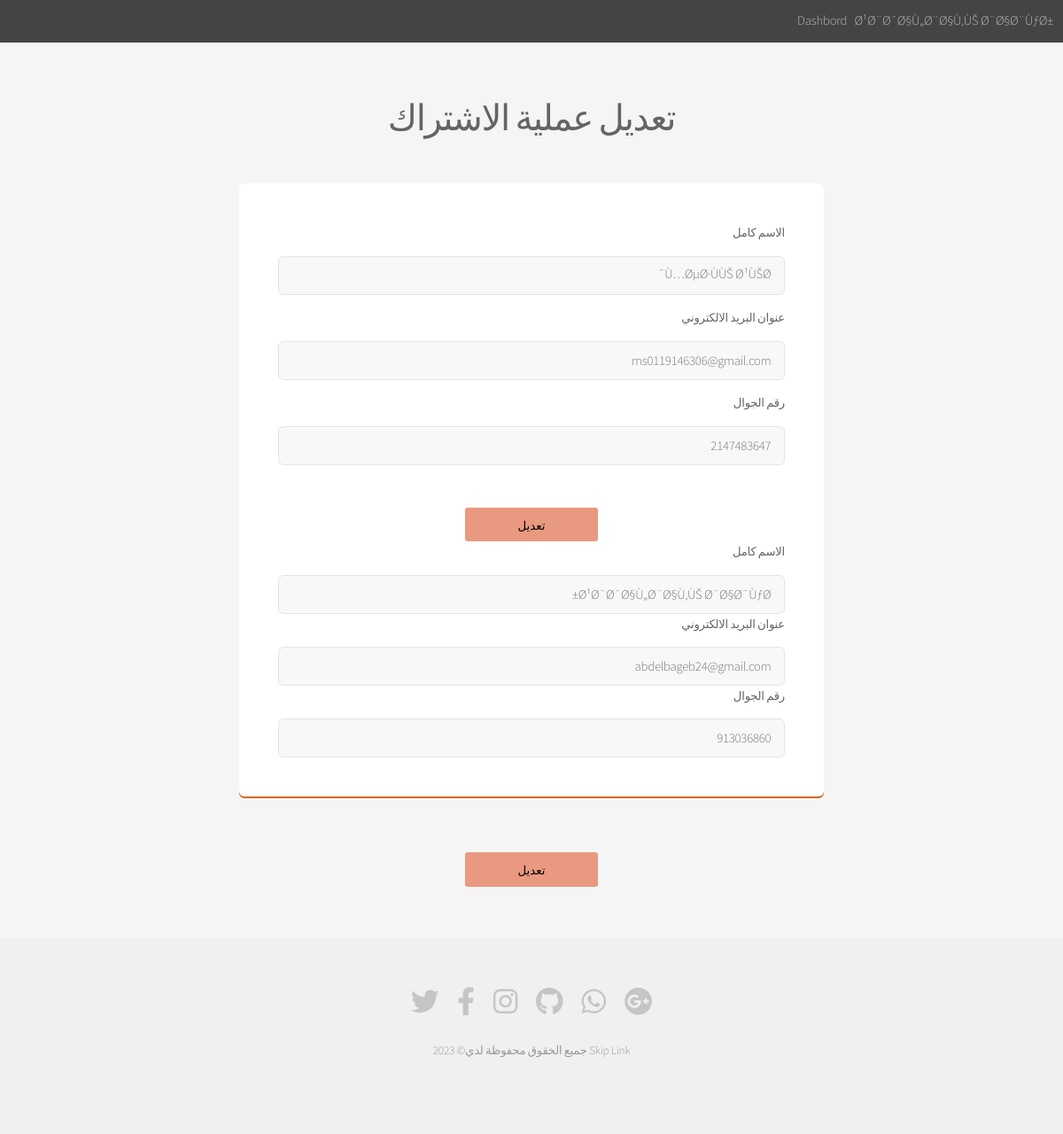
The page /dataBases/updat_participation.php (signed in) on the database its author committed.
### tables this page shows
CREATE TABLE `participation` (
  `id` int(11) NOT NULL,
  `userType` varchar(255) NOT NULL DEFAULT 'user',
  `participation_name` varchar(200) NOT NULL,
  `participation_email` text NOT NULL,
  `participation_number` int(11) NOT NULL,
  `participation_password` text NOT NULL,
  `participation_password1` text NOT NULL,
  `participation_ramz` text NOT NULL
);

### dataBases/updat_participation.php (the view, shortened to what this page needs)
<?php
  include 'conn.php';
 ?>
<!DOCTYPE HTML>
<html>
	<head>
		<link rel="stylesheet" href="../assets/css/main.css" />
	</head>
	<body class="is-preload" >
		<div id="page-wrapper">
				<header id="header">
					<nav id="nav" >
						<ul>
                             <li> Dashbord
									</li>
							<li>
					        <?php
                            echo $_SESSION["participation_name"];
							 ?>
							</li>
						</ul>
					</nav>
				</header>
				<section id="main" class="container medium">
					<header>
						<h2>تعديل عملية الاشتراك</h2>
					</header>
					<div class="box">
						<form method="POST" action="#" dir="rtl">
							<div class="row gtr-50 gtr-uniform">
		  <?php
        $stmt = "SELECT * FROM participation ORDER BY id DESC" ;
      $r = mysqli_query($conn,$stmt);
      $rows = mysqli_num_rows($r);
       if($rows > 0){
	while ($row = mysqli_fetch_assoc($r))
	{
		?>
								<div class="col-12">
								<label>الاسم كامل</label>
									<input type="text" required name="name" id="1" value="<?php echo $row['participation_name']; ?>" />
								</div>
								<div class="col-12">
								<label>عنوان البريد الالكتروني </label>
									<input type="email" required name="email" id="1" value="<?php echo $row['participation_email']; ?>" />
								</div>
								<div class="col-12">
								<label>رقم الجوال </label>
									<input type="text" required name="number" id="1" value="<?php echo $row['participation_number']; ?>" />
								</div>
							</div>
							<br><br>
							<center>
									<div  id="code9" >
								<button type="submit">تعديل</button>
								</div>
								</center>
								<?php
	}
}
?>
					</div>
				<footer id="footer">
					<ul class="icons">
						<li><a href="#" class="icon brands fa-twitter"><span class="label">Twitter</span></a></li>
						<li><a href="#" class="icon brands fa-facebook-f"><span class="label">Facebook</span></a></li>
						<li><a href="#" class="icon brands fa-instagram"><span class="label">Instagram</span></a></li>
						<li><a href="#" class="icon brands fa-github"><span class="label">Github</span></a></li>
						<li><a href="#" class="icon brands fa-whatsapp"><span class="label">whatsapp</span></a></li>
						<li><a href="#" class="icon brands fa-google-plus"><span class="label">Google+</span></a></li>
					</ul>
					<ul class="copyright">
						<li>2023 &copy;جميع الخقوق محفوظة لدي Skip Link </li>
					</ul>
				</footer>
	</body>
</html>

### rows shown on the page
participation: name "Ù…ØµØ·ÙÙŠ Ø¹ÙŠØ¯", email "ms0119146306@gmail.com", number "2147483647"
participation: name "Ø¹Ø¨Ø¯Ø§Ù„Ø¨Ø§Ù‚ÙŠ Ø¨Ø§Ø¨ÙƒØ±", email "abdelbageb24@gmail.com", number "913036860"

### other values the page prints
$_SESSION["participation_name"] "Ø¹Ø¨Ø¯Ø§Ù„Ø¨Ø§Ù‚ÙŠ Ø¨Ø§Ø¨ÙƒØ±"
